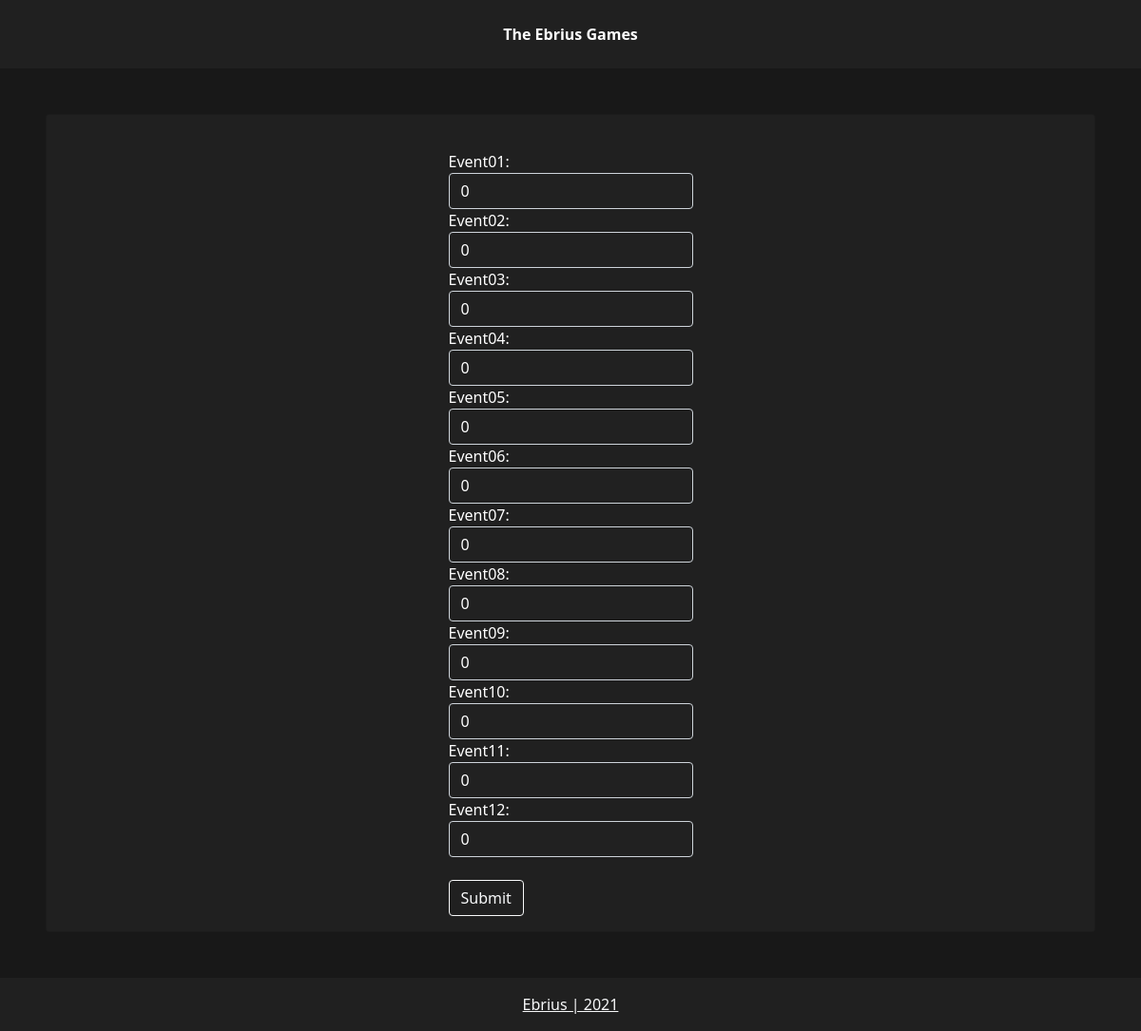
/player/11/, run on an earlier commit of the app's database.
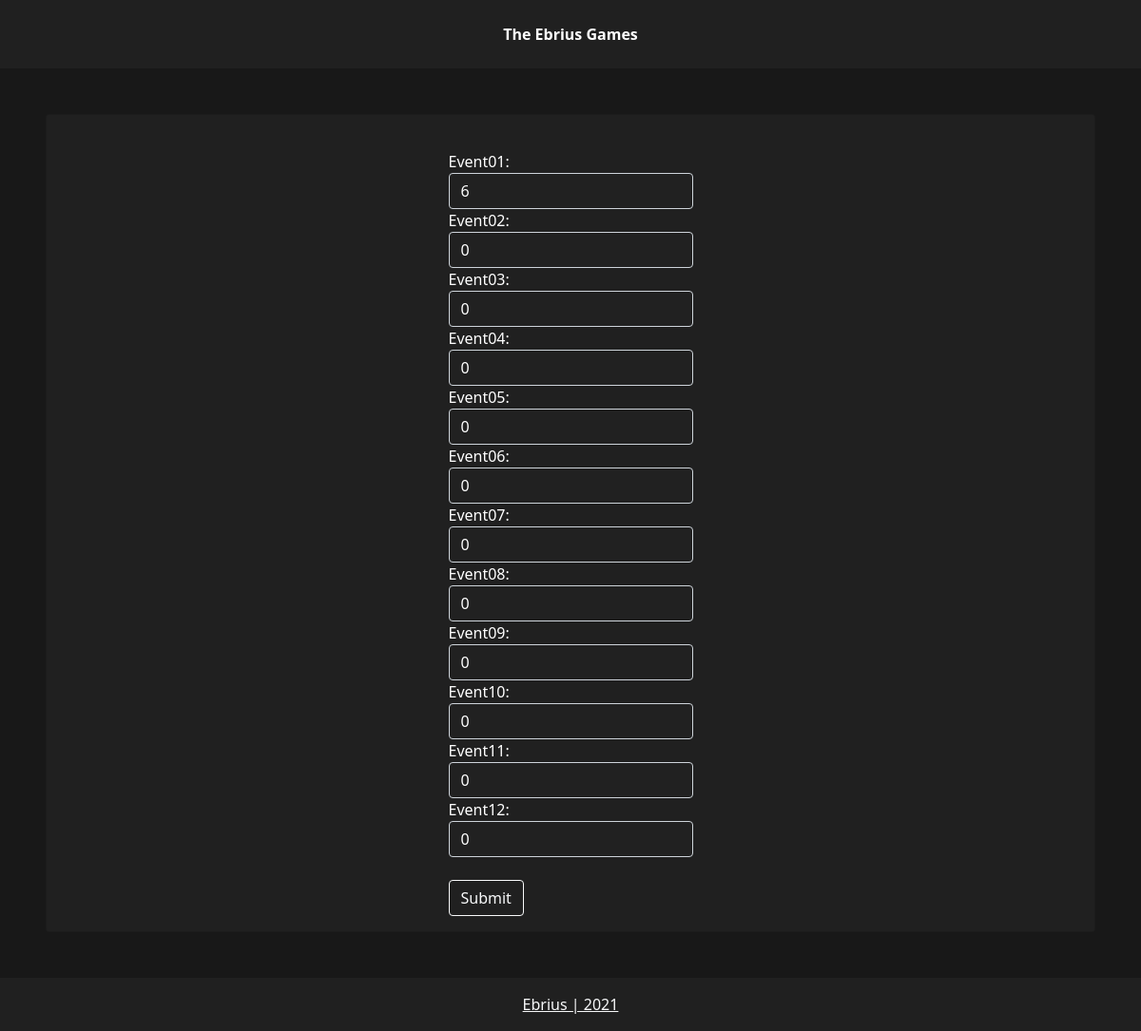
And on a later commit of the database.
### leaderboard/models.py (models this page shows, shortened)
class Player(models.Model):
    name = models.CharField(max_length=256)
    uuid = models.CharField(
        max_length=32, blank=True)
    imageUrl = models.URLField(
        default='https://www.mc-heads.net/avatar/MHF_Steve/32')
    event01 = models.IntegerField(default=0)
    event02 = models.IntegerField(default=0)
    event03 = models.IntegerField(default=0)
    event04 = models.IntegerField(default=0)
    event05 = models.IntegerField(default=0)
    event06 = models.IntegerField(default=0)
    event07 = models.IntegerField(default=0)
    event08 = models.IntegerField(default=0)
    event09 = models.IntegerField(default=0)
    event10 = models.IntegerField(default=0)
    event11 = models.IntegerField(default=0)
    event12 = models.IntegerField(default=0)
    _total = None
    objects = PlayerManager(
        total=F('event01') + F('event02') + F('event03') +
        F('event04') + F('event05') + F('event06') +
        F('event07') + F('event08') + F('event09') +
        F('event10') + F('event11') + F('event12'),
    )

### leaderboard/views.py (the view)
# urls.py: path('player/<int:pk>/', views.DashboardView.as_view(), name='dashboard')
class DashboardView(generic.UpdateView):
    model = Player
    form_class = PlayerUpdateForm
    template_name = 'leaderboard/dashboard.html'
    success_url = reverse_lazy('home')

### leaderboard/managers.py (called while the page is built)
    def get_queryset(self):
        return super().get_queryset().annotate(**self.annotations)

### leaderboard/templates/leaderboard/dashboard.html (shortened to what this page needs)
{% extends 'base.html' %}
{% block content %}
<div class="card m-5" style="background-color: #202020; color: #FFFFFF;">
    <div class="card-body mx-auto">
        <form method="post" style="margin-top: 1.3em;">
            {{ form }}
            <br>
            <button type="submit" class="btn btn-outline-light">Submit</button>
        </form>
    </div>
</div>
{% endblock content %}

### templates/base.html (shortened to what this page needs)
<!DOCTYPE html>
<html lang="en">
  <head>
    <link
      href="https://cdn.jsdelivr.net/npm/bootstrap@5.1.0/dist/css/bootstrap.min.css"
      rel="stylesheet"
    />
  </head>
  <body>
    {% include 'snippets/base_css.html' %} {% include 'snippets/header.html' %}
    <div class="main">
      {% block content %}{% endblock %} {% block pagination %}{% endblock %}
    </div>
    {% include 'snippets/footer.html' %}
  </body>
</html>

### templates/snippets/header.html
<header class="d-flex justify-content-center py-3" style="background-color: #202020 ">
  <ul class="nav nav-pills">
    <li class="nav-item"><a href="{% url 'home' %}" class="nav-link" aria-current="page" style="color: #FFFFFF;"><b>The Ebrius Games</b></a></li>
  </ul>
</header>

### templates/snippets/footer.html
<footer class="bg-light text-center text-lg-start">
	<div class="text-center p-3" style="background-color: #202020">
	  <a class="text-light" href="https://www.ebrius.xyz">Ebrius | 2021</a>
	</div>
  </footer>

### templates/snippets/base_css.html (style rules this page uses)
body { background-color: #181818; }
:root { --main-background-color: #181818; --dark-background-color: #202020; --secondary-text-color: #AAAAAA; --light-primary-text-color: #FFFFFF; }

### templates/base.html (style rules this page uses)
.main { min-height: 100vh; height: 100%; }

What changed in the data, as far as the page shows it:
changed Player: event01 "0" → "6"
